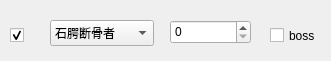
    <widget class="QWidget" name="widget_8" native="true">
     <property name="geometry">
      <rect>
       <x>0</x>
       <y>80</y>
       <width>331</width>
       <height>61</height>
      </rect>
     </property>
     <widget class="QComboBox" name="comboBox_16">
      <property name="geometry">
       <rect>
        <x>50</x>
        <y>20</y>
        <width>104</width>
        <height>26</height>
       </rect>
      </property>
      <property name="accessibleName">
       <string>hero</string>
      </property>
      <item>
       <property name="text">
        <string>石腭断骨者</string>
       </property>
      </item>
      <item>
       <property name="text">
        <string>迪菲亚矿工</string>
       </property>
      </item>
      <item>
       <property name="text">
        <string>拉佐克劳</string>
       </property>
      </item>
      <item>
       <property name="text">
        <string>拉索利安</string>
       </property>
      </item>
      <item>
       <property name="text">
        <string>秀逗魔导士</string>
       </property>
      </item>
      <item>
       <property name="text">
        <string>船长昆塔</string>
       </property>
      </item>
      <item>
       <property name="text">
        <string>霍格</string>
       </property>
      </item>
      <item>
       <property name="text">
        <string>范克里夫</string>
       </property>
      </item>
      <item>
       <property name="text">
        <string>卓尔游侠</string>
       </property>
      </item>
      <item>
       <property name="text">
        <string>骷髅王</string>
       </property>
      </item>
      <item>
       <property name="text">
        <string>怀特迈恩</string>
       </property>
      </item>
      <item>
       <property name="text">
        <string>逐日者</string>
       </property>
      </item>
      <item>
       <property name="text">
        <string>克洛玛古斯</string>
       </property>
      </item>
      <item>
       <property name="text">
        <string>地穴领主</string>
       </property>
      </item>
      <item>
       <property name="text">
        <string>拉格纳罗斯</string>
       </property>
      </item>
      <item>
       <property name="text">
        <string>主母</string>
       </property>
      </item>
      <item>
       <property name="text">
        <string>吉安娜</string>
       </property>
      </item>
      <item>
       <property name="text">
        <string>玛诺洛斯</string>
       </property>
      </item>
      <item>
       <property name="text">
        <string>风行者</string>
       </property>
      </item>
      <item>
       <property name="text">
        <string>泰兰德·语风</string>
       </property>
      </item>
      <item>
       <property name="text">
        <string>克尔苏加德</string>
       </property>
      </item>
      <item>
       <property name="text">
        <string>奥妮克希亚</string>
       </property>
      </item>
      <item>
       <property name="text">
        <string>伊利丹</string>
       </property>
      </item>
      <item>
       <property name="text">
        <string>阿尔萨斯</string>
       </property>
      </item>
      <item>
       <property name="text">
        <string>阿克蒙德</string>
       </property>
      </item>
      <item>
       <property name="text">
        <string>瓦斯琪</string>
       </property>
      </item>
      <item>
       <property name="text">
        <string>鲜血女王兰</string>
       </property>
      </item>
      <item>
       <property name="text">
        <string>卡扎克</string>
       </property>
      </item>
      <item>
       <property name="text">
        <string>沃金</string>
       </property>
      </item>
      <item>
       <property name="text">
        <string>鹿盔</string>
       </property>
      </item>
      <item>
       <property name="text">
        <string>塔1</string>
       </property>
      </item>
      <item>
       <property name="text">
        <string>塔2</string>
       </property>
      </item>
      <item>
       <property name="text">
        <string>塔3</string>
       </property>
      </item>
     </widget>
     <widget class="QCheckBox" name="checkBox_8">
      <property name="geometry">
       <rect>
        <x>270</x>
        <y>20</y>
        <width>61</width>
        <height>31</height>
       </rect>
      </property>
      <property name="acceptDrops">
       <bool>false</bool>
      </property>
      <property name="accessibleName">
       <string>boss</string>
      </property>
      <property name="text">
       <string>boss</string>
      </property>
     </widget>
     <widget class="QSpinBox" name="spinBox_2">
      <property name="geometry">
       <rect>
        <x>170</x>
        <y>20</y>
        <width>81</width>
        <height>24</height>
       </rect>
      </property>
      <property name="accessibleName">
       <string>level</string>
      </property>
     </widget>
     <widget class="QCheckBox" name="checkBox_26">
      <property name="geometry">
       <rect>
        <x>10</x>
        <y>20</y>
        <width>21</width>
        <height>31</height>
       </rect>
      </property>
      <property name="focusPolicy">
       <enum>Qt::ClickFocus</enum>
      </property>
      <property name="acceptDrops">
       <bool>false</bool>
      </property>
      <property name="accessibleName">
       <string>ok</string>
      </property>
      <property name="autoFillBackground">
       <bool>false</bool>
      </property>
      <property name="text">
       <string/>
      </property>
      <property name="checkable">
       <bool>true</bool>
      </property>
      <property name="checked">
       <bool>true</bool>
      </property>
      <property name="autoRepeat">
       <bool>false</bool>
      </property>
      <property name="tristate">
       <bool>false</bool>
      </property>
     </widget>
    </widget>
